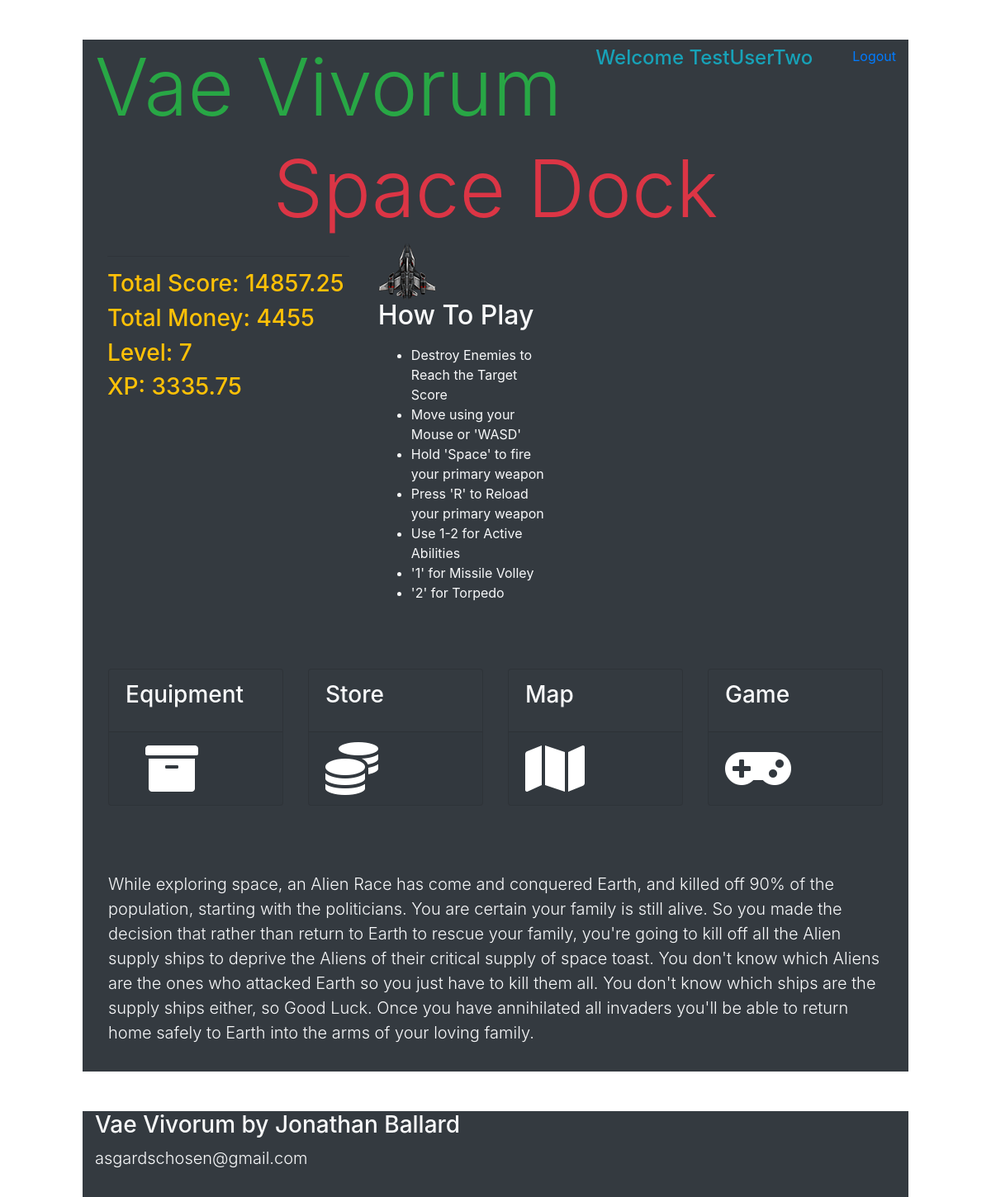
Page /dock (signed in) on the earlier database version.
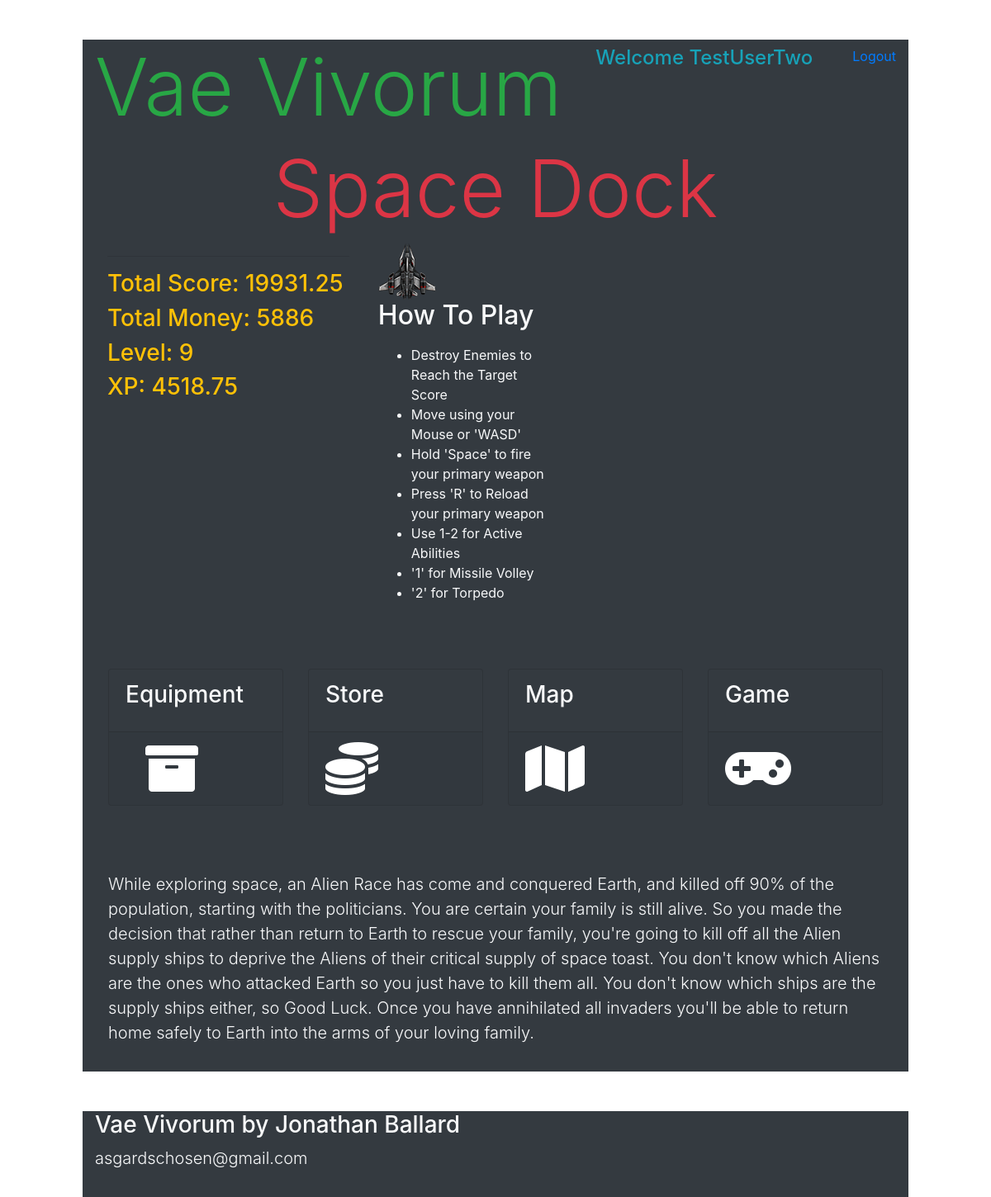
Same page on the later database version.
### models.py (models this page shows)
class Users(db.Model):
    __tablename__ = "Users"
    id = db.Column(db.Integer, primary_key=True)
    username = db.Column(db.String(255))
    email = db.Column(db.String(255))
    password = db.Column(db.String(255))
    created_at = db.Column(db.DateTime)
    updated_at = db.Column(db.DateTime)
    current_kills = db.Column(db.Integer, default=0)
    current_score = db.Column(db.Integer, default=0)
    current_money = db.Column(db.Integer, default=0)
    current_xp = db.Column(db.Integer, default=0)
    current_level = db.Column(db.Integer, default=0)
    active_ship = db.Column(db.Integer, default=0)
    abilityPointsEarned = db.Column(db.Integer, default=0)
    abilityPointsSpent = db.Column(db.Integer, default = 0)
    passive1 = db.Column(db.Integer, default=0)
    passive2 = db.Column(db.Integer, default=0)
    passive3 = db.Column(db.Integer, default=0)
    passive4 = db.Column(db.Integer, default=0)
    passive5 = db.Column(db.Integer, default=0)
    passive6 = db.Column(db.Integer, default=0)
    passive7 = db.Column(db.Integer, default=0)
    passive8 = db.Column(db.Integer, default=0)
    passive9 = db.Column(db.Integer, default=0)
    passive10 = db.Column(db.Integer, default=0)
    passive11 = db.Column(db.Integer, default=0)
    passive12 = db.Column(db.Integer, default=0)
    passive13 = db.Column(db.Integer, default=0)
    passive14 = db.Column(db.Integer, default=0)
    passive15 = db.Column(db.Integer, default=0)
    passive16 = db.Column(db.Integer, default=0)
    passive17 = db.Column(db.Integer, default=0)
    passive18 = db.Column(db.Integer, default=0)
    passive19 = db.Column(db.Integer, default=0)
    passive20 = db.Column(db.Integer, default=0)
    character_active_ability_id = db.Column(db.Integer, db.ForeignKey("Active_Abilities.id", ondelete="cascade"))
    passive_abilities_this_user_has = db.relationship('User_Character', backref="characters_that_have_this_passive")

### app.py (the view)
@app.route('/dock')
def dock():
    if 'id' in session:
        loggedInUser = Users.query.get(session['id'])
    else:
        return redirect('/')
    print('CURRENT SESSION USER: ', session['id'])
    return render_template("dock.html", thisUser = loggedInUser)

### templates/dock.html (shortened to what this page needs)
<!DOCTYPE html>
<html lang="en">
<head>
    <link rel="stylesheet" href="https://stackpath.bootstrapcdn.com/bootstrap/4.4.1/css/bootstrap.min.css">
    <link rel="stylesheet" href="https://cdnjs.cloudflare.com/ajax/libs/font-awesome/5.11.2/css/all.css" />
    <link rel="stylesheet" type="text/css" href="{{ url_for('static', filename='css/style.css') }}">
</head>
<body>
    <div class="container bg-dark mt-5 text-warning col-xl-10">
        <div id="topbar"  class="d-flex flex-row">
            <h1 class="display-1 d-inline-flex text-success">Vae Vivorum</h1>
            <h4 class="ml-auto d-inline-flex mt-2 text-info" >Welcome {{ thisUser.username }}</h4>
            <a class="ml-5 d-inline-flex mt-2" href="/logout">Logout</a>
        </div>
        <h1 class="display-1 text-center text-danger">Space Dock</h1>
        <div class="container col-xl-4 bg-dark align-top d-inline-block">
            <hr>
            <h3>Total Score: {{ thisUser.current_score }}</h3>
            <h3>Total Money: {{ thisUser.current_money }}</h3>
            <h3>Level: {{ thisUser.current_level }}</h3>
            <h3>XP: {{ thisUser.current_xp }}</h3>
        </div>
        <div class="container bg-dark text-light d-inline-block col-xl-3 align-top">
            <img class="d-inline-block align-top" id="playershipDashboard" src="../static/img/ships/player.png" alt="spaceship">
            <h2>How To Play</h2>
            <ul class="d-inline-block mt-2">
                <li>Destroy Enemies to Reach the Target Score</li>
                <li>Move using your Mouse or 'WASD'</li>
                <li>Hold 'Space' to fire your primary weapon</li>
                <li>Press 'R' to Reload your primary weapon</li>
                <li>Use 1-2 for Active Abilities</li>
                <li>'1' for Missile Volley</li>
                <li>'2' for Torpedo</li>
            </ul>
        </div>
        <div class="card-deck iconDiv mt-5 p-3">
            <div class="card iconCard bg-dark">
                <div class="card-body">
                    <h3 class="card-subtitle mb-2 text-light">Equipment</h3>
                </div>
                <div class="card-footer">
                    <a href="/equipment"><i class="ml-4 fas fa-4x fa-archive"></i></a>
                </div>
            </div>
            <div class="card iconCard bg-dark">
                <div class="card-body">
                    <h3 class="card-subtitle mb-2 text-light">Store</h3>
                </div>
                <div class="card-footer">
                    <a href="/store"><i class="fas fa-4x fa-coins"></i></a>
                </div>
            </div>
            <div class="card iconCard bg-dark">
                <div class="card-body">
                    <h3 class="card-subtitle mb-2 text-light">Map</h3>
                </div>
                <div class="card-footer">
                    <a href="/map"><i class="fas fa-4x fa-map"></i></a>
                </div>
            </div>
            <div class="card iconCard bg-dark">
                <div class="card-body">
                    <h3 class="card-subtitle mb-2 text-light">Game</h3>
                </div>
                <div class="card-footer">
                    <a href="/game"><i class="fas fa-4x fa-gamepad"></i></a>
                </div>
            </div>
        </div>
        <div class="container storyBar bg-dark text-light col-xl-12 mt-5 p-3">
            <p class="lead">While exploring space, an Alien Race has come and conquered Earth, and killed off 90% of the population, starting with the politicians. You are certain your family is still alive. So you made the decision that rather than return to Earth to rescue your family, you're going to kill off all the Alien supply ships to deprive the Aliens of their critical supply of space toast. You don't know which Aliens are the ones who attacked Earth so you just have to kill them all. You don't know which ships are the supply ships either, so Good Luck. Once you have annihilated all invaders you'll be able to return home safely to Earth into the arms of your loving family.</p>
        </div>
    </div>
    <div id="bottombar" class="container bg-dark col-xl-10 mt-5 pb-3 text-light">
        <h3>Vae Vivorum by Jonathan Ballard</h3>
        <p class="lead">asgardschosen@gmail.com</p>
    </div>
</body>
</html>

### static/css/style.css (style rules this page uses)
#playershipDashboard { width: 70px; height: 69px; }
.fas { color: white; }

Differences in the rows shown:
changed Users "TestUserTwo": current_score "14857.25" → "19931.25"; current_money "4455" → "5886"; current_level "7" → "9"; current_xp "3335.75" → "4518.75"
